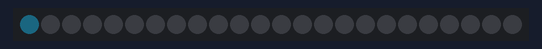
This sketch was run on a simulated Arduino Uno, built with avr-gcc and run on an emulated ATmega328P. On the bench: 24 RGB LEDs in strip order, left to right. Dim RGB values are drawn brighter than linear.

Above: at 0.05 s.
At 5.01 s:
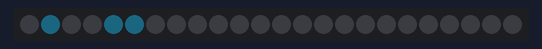
At 9.96 s:
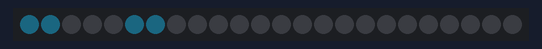
At 19.98 s:
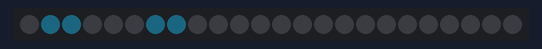
At 29.9 s:
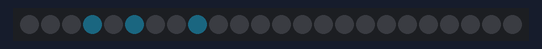
At 39.93 s:
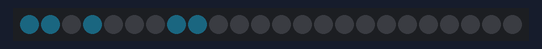

The sketch:

binary_counter.ino
```cpp
#include <FastLED.h>

#define NUMPIXELS 24  // Number of pixels in the ring
#define DATA_PIN 9    // Pin to which the LED ring is connected
bool lit[24];

// Define the LED array
CRGB leds[NUMPIXELS];

void setup() {
  FastLED.addLeds<NEOPIXEL, DATA_PIN>(leds, NUMPIXELS); // Initialize the LED array
  for (int i = 0; i < 24; i++) {
    lit[i] = false;
  }
}

void loop() {
  for (int i = 0; i < 24; i++) {
    lit[i] = !lit[i];
    if (lit[i]){
      break;
    }
  }

  for (int i = 0; i < NUMPIXELS; i++) {
    if (lit[i]) {
      leds[i] = CHSV(140, 150, 40);
    } else {
      leds[i] = CHSV(100, 0, 0);
    }
  }
  FastLED.show();  // Update the LED strip
  delay(100);       // Pause for a moment
}
```
